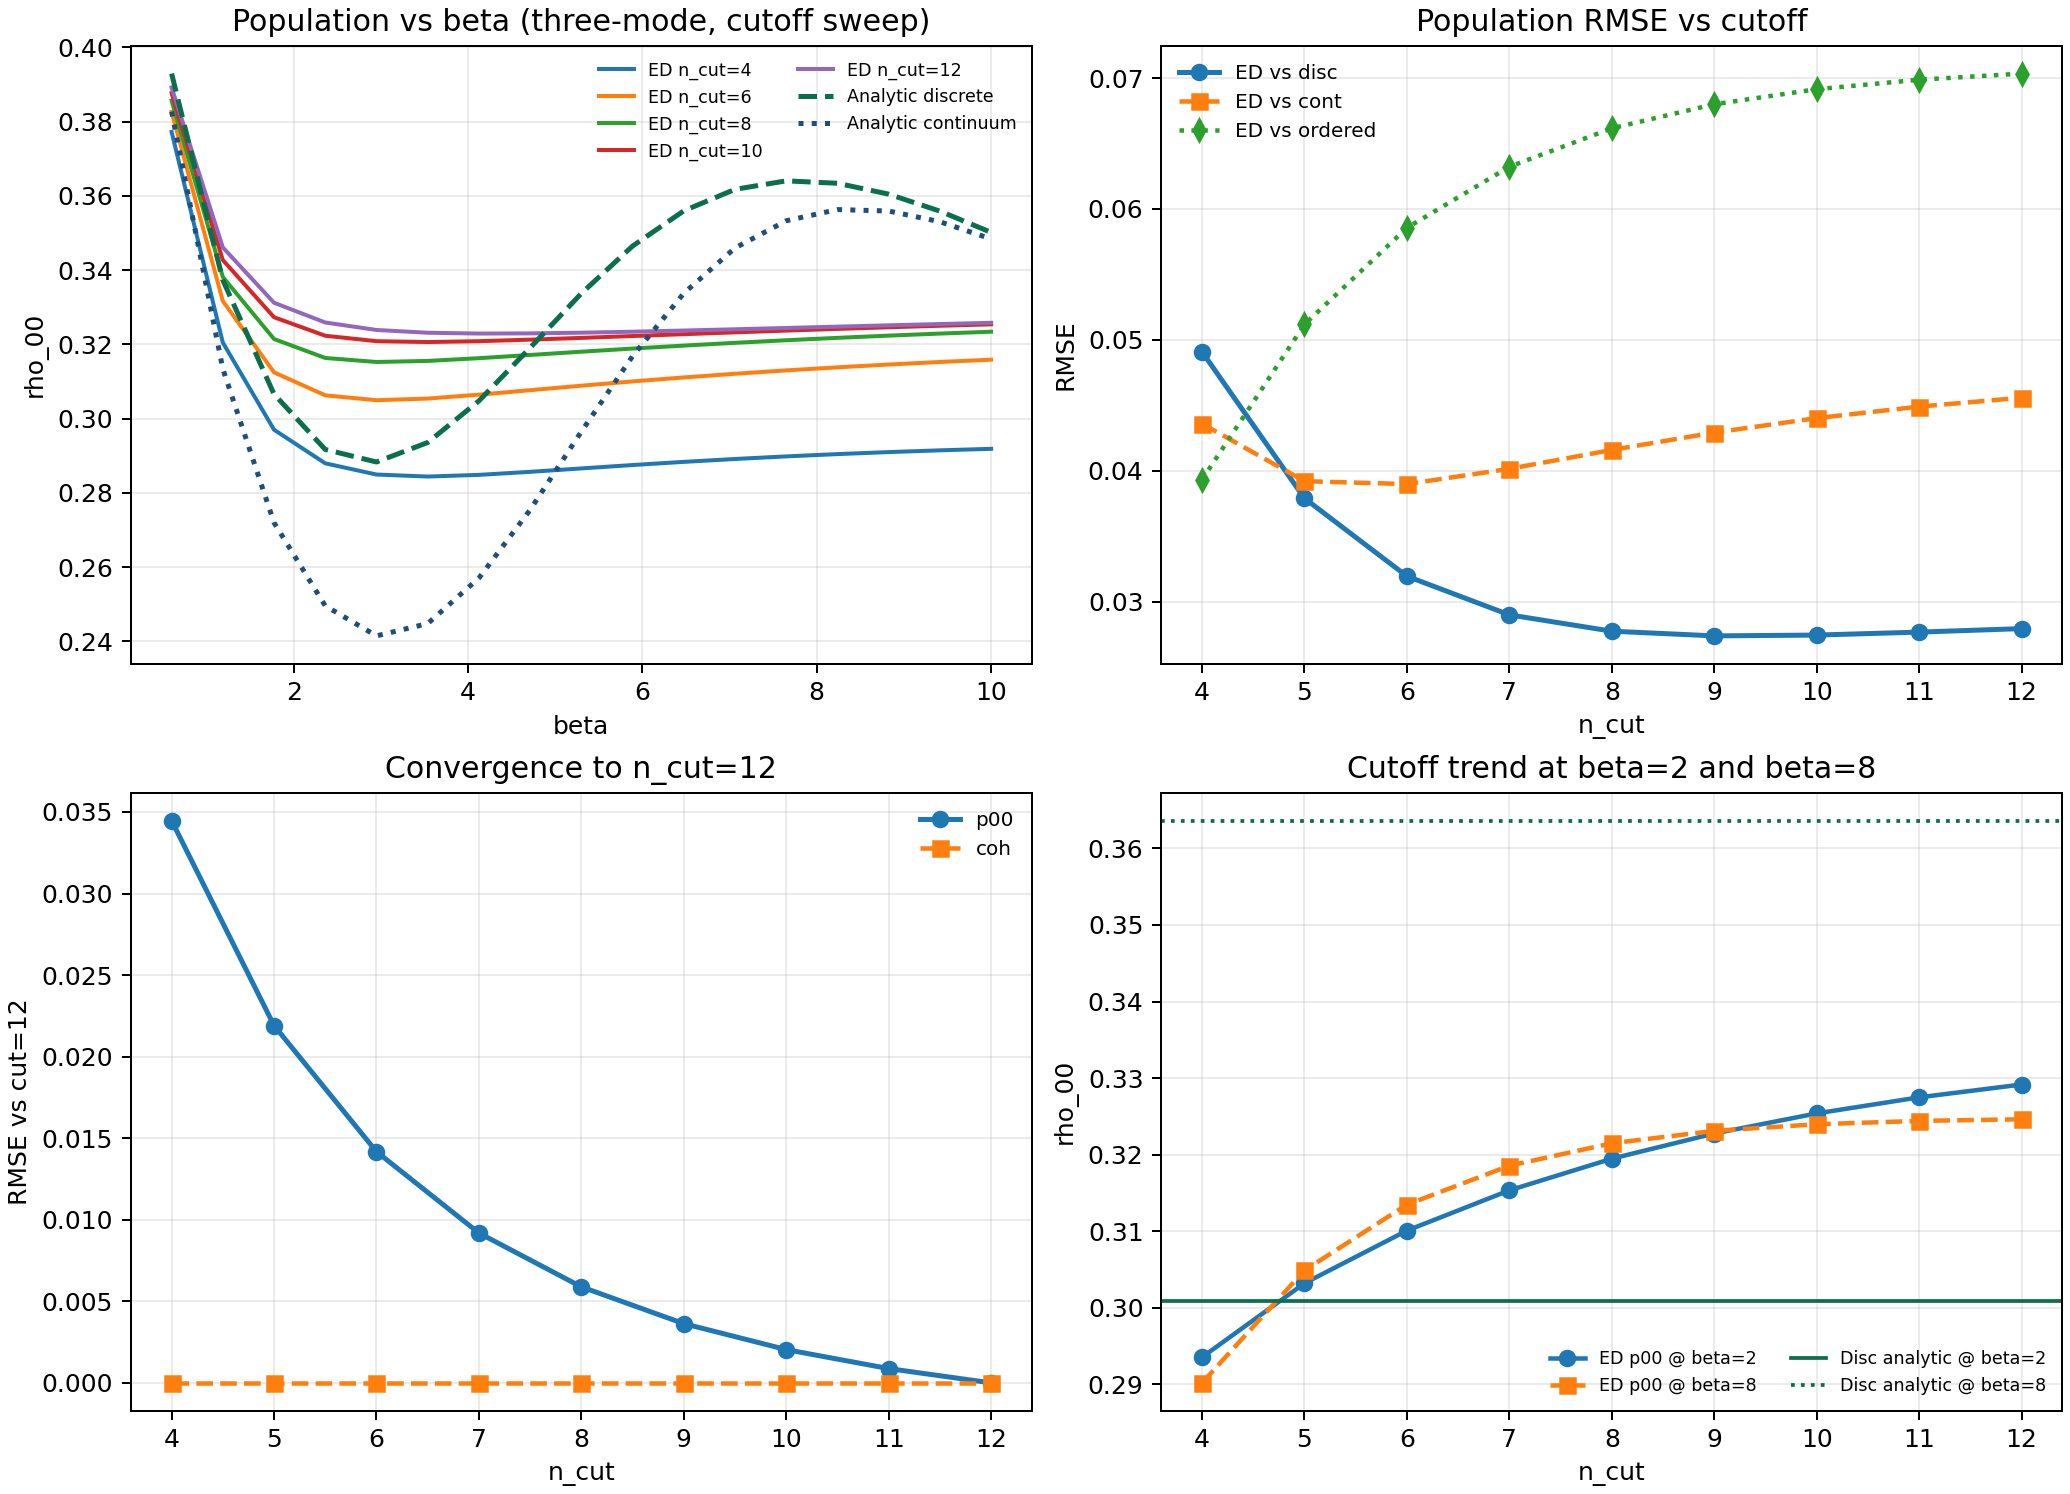

Write the Python code that produced this figure.
"""
Focused three-mode cutoff convergence scan up to n_cut=12 (omega_q=1).

Same setup as v39, but with n_modes fixed to 3.
Includes checkpoint/resume via scan CSV.

Run:
  powershell -ExecutionPolicy Bypass -File run_safe.ps1 simulations/src/hmf_omega1_threemode_cutoff12_codex_v40.py
"""

from __future__ import annotations

from pathlib import Path
import time

import matplotlib.pyplot as plt
import numpy as np
import pandas as pd

from hmf_component_normalized_compare_codex_v5 import _compact_components
from hmf_model_comparison_standalone_codex_v1 import (
    BenchmarkConfig as LiteConfig,
    RenormConfig,
    extract_density,
    ordered_gaussian_state,
)
from hmf_v5_qubit_core import build_ed_context, exact_reduced_state
from prl127_qubit_benchmark import BenchmarkConfig as EDConfig


def _rmse(x: np.ndarray) -> float:
    return float(np.sqrt(np.mean(np.square(x)))) if len(x) else np.nan


def _build_lite(
    beta: float,
    theta: float,
    omega_q: float,
    omega_min: float,
    omega_max: float,
    n_modes: int,
) -> LiteConfig:
    return LiteConfig(
        beta=float(beta),
        omega_q=float(omega_q),
        theta=float(theta),
        n_modes=int(n_modes),
        n_cut=1,
        omega_min=float(omega_min),
        omega_max=float(omega_max),
        q_strength=5.0,
        tau_c=0.5,
    )


def _build_ed(
    beta: float,
    theta: float,
    omega_q: float,
    omega_min: float,
    omega_max: float,
    n_modes: int,
    n_cut: int,
) -> EDConfig:
    return EDConfig(
        beta=float(beta),
        omega_q=float(omega_q),
        theta=float(theta),
        n_modes=int(n_modes),
        n_cut=int(n_cut),
        omega_min=float(omega_min),
        omega_max=float(omega_max),
        q_strength=5.0,
        tau_c=0.5,
        lambda_min=0.0,
        lambda_max=1.0,
        lambda_points=2,
        output_prefix="hmf_omega1_threemode_cutoff12_codex_v40",
    )


def run_scan() -> tuple[pd.DataFrame, pd.DataFrame, pd.DataFrame]:
    omega_q = 1.0
    theta = float(np.pi / 2.0)
    g = 0.5
    omega_min = 0.2
    omega_max = 1.8
    n_modes = 3
    n_cuts = list(range(4, 13))  # 4..12 inclusive
    betas = np.linspace(0.6, 10.0, 17, dtype=float)
    ren = RenormConfig(scale=1.04, kappa=0.94)

    out_dir = Path(__file__).resolve().parent
    scan_csv = out_dir / "hmf_omega1_threemode_cutoff12_scan_codex_v40.csv"

    cols = [
        "key",
        "status",
        "error",
        "timestamp",
        "elapsed_s",
        "beta",
        "omega_q",
        "theta",
        "g",
        "omega_min",
        "omega_max",
        "n_modes",
        "n_cut",
        "ordered_p00",
        "ordered_coh",
        "analytic_cont_p00",
        "analytic_cont_coh",
        "analytic_disc_p00",
        "analytic_disc_coh",
        "ed_p00",
        "ed_coh",
        "d_ed_ordered_p00",
        "d_ed_cont_p00",
        "d_ed_disc_p00",
        "d_ed_ordered_coh",
        "d_ed_cont_coh",
        "d_ed_disc_coh",
    ]

    if scan_csv.exists():
        df = pd.read_csv(scan_csv)
        for c in cols:
            if c not in df.columns:
                df[c] = np.nan
        df = df[cols]
    else:
        df = pd.DataFrame(columns=cols)

    done = set(df["key"].astype(str).tolist()) if not df.empty else set()
    total = len(n_cuts) * len(betas)
    print(f"[START] total={total}, done={len(done)}, remaining={total-len(done)}")

    # Refs per beta.
    ref_cache: dict[float, tuple[float, float, float, float, float, float]] = {}
    for beta in betas:
        lite_ordered = _build_lite(beta, theta, omega_q, omega_min, omega_max, n_modes=40)
        rho_ord = ordered_gaussian_state(lite_ordered, g)
        ord_p00, _ord_p11, ord_coh = extract_density(rho_ord)

        cont_p00, _cont_p11, cont_coh, _cont_ratio = _compact_components(
            lite_ordered, g, use_running=True, renorm=ren
        )

        lite_disc = _build_lite(beta, theta, omega_q, omega_min, omega_max, n_modes=n_modes)
        disc_p00, _disc_p11, disc_coh, _disc_ratio = _compact_components(
            lite_disc, g, use_running=True, renorm=ren
        )

        ref_cache[float(beta)] = (
            float(ord_p00),
            float(ord_coh),
            float(cont_p00),
            float(cont_coh),
            float(disc_p00),
            float(disc_coh),
        )

    k = len(done)
    for n_cut in n_cuts:
        for beta in betas:
            key = f"{beta:.8f}|{n_cut}"
            if key in done:
                continue

            t0 = time.perf_counter()
            row: dict[str, object] = {
                "key": key,
                "status": "ok",
                "error": "",
                "timestamp": time.strftime("%Y-%m-%d %H:%M:%S"),
                "beta": float(beta),
                "omega_q": float(omega_q),
                "theta": float(theta),
                "g": float(g),
                "omega_min": float(omega_min),
                "omega_max": float(omega_max),
                "n_modes": int(n_modes),
                "n_cut": int(n_cut),
            }

            ord_p00, ord_coh, cont_p00, cont_coh, disc_p00, disc_coh = ref_cache[float(beta)]
            row["ordered_p00"] = ord_p00
            row["ordered_coh"] = ord_coh
            row["analytic_cont_p00"] = cont_p00
            row["analytic_cont_coh"] = cont_coh
            row["analytic_disc_p00"] = disc_p00
            row["analytic_disc_coh"] = disc_coh

            try:
                cfg = _build_ed(
                    beta=beta,
                    theta=theta,
                    omega_q=omega_q,
                    omega_min=omega_min,
                    omega_max=omega_max,
                    n_modes=n_modes,
                    n_cut=n_cut,
                )
                ctx = build_ed_context(cfg)
                rho_ed = exact_reduced_state(ctx, g)
                ed_p00, _ed_p11, ed_coh = extract_density(rho_ed)
                row["ed_p00"] = float(ed_p00)
                row["ed_coh"] = float(ed_coh)
                row["d_ed_ordered_p00"] = float(ed_p00 - ord_p00)
                row["d_ed_cont_p00"] = float(ed_p00 - cont_p00)
                row["d_ed_disc_p00"] = float(ed_p00 - disc_p00)
                row["d_ed_ordered_coh"] = float(ed_coh - ord_coh)
                row["d_ed_cont_coh"] = float(ed_coh - cont_coh)
                row["d_ed_disc_coh"] = float(ed_coh - disc_coh)
            except Exception as exc:
                row["status"] = "error"
                row["error"] = str(exc)
                for c in [
                    "ed_p00",
                    "ed_coh",
                    "d_ed_ordered_p00",
                    "d_ed_cont_p00",
                    "d_ed_disc_p00",
                    "d_ed_ordered_coh",
                    "d_ed_cont_coh",
                    "d_ed_disc_coh",
                ]:
                    row[c] = np.nan

            row["elapsed_s"] = float(time.perf_counter() - t0)
            if df.empty:
                df = pd.DataFrame([row], columns=cols)
            else:
                df = pd.concat([df, pd.DataFrame([row], columns=cols)], ignore_index=True)

            done.add(key)
            k += 1
            df.to_csv(scan_csv, index=False)
            if k % 15 == 0:
                print(f"[PROGRESS] {k}/{total}")

    ok = df[df["status"] == "ok"].copy().sort_values(["n_cut", "beta"]).reset_index(drop=True)

    summary_rows: list[dict[str, float | int]] = []
    for n_cut, grp in ok.groupby("n_cut"):
        summary_rows.append(
            {
                "n_cut": int(n_cut),
                "n_points": int(len(grp)),
                "rmse_ed_vs_disc_p00": _rmse(grp["d_ed_disc_p00"].to_numpy(float)),
                "rmse_ed_vs_cont_p00": _rmse(grp["d_ed_cont_p00"].to_numpy(float)),
                "rmse_ed_vs_ordered_p00": _rmse(grp["d_ed_ordered_p00"].to_numpy(float)),
                "rmse_ed_vs_disc_coh": _rmse(grp["d_ed_disc_coh"].to_numpy(float)),
                "rmse_ed_vs_cont_coh": _rmse(grp["d_ed_cont_coh"].to_numpy(float)),
                "rmse_ed_vs_ordered_coh": _rmse(grp["d_ed_ordered_coh"].to_numpy(float)),
                "p00_at_beta2": float(np.interp(2.0, grp["beta"].to_numpy(float), grp["ed_p00"].to_numpy(float))),
                "p00_at_beta8": float(np.interp(8.0, grp["beta"].to_numpy(float), grp["ed_p00"].to_numpy(float))),
            }
        )
    summary = pd.DataFrame.from_records(summary_rows).sort_values("n_cut").reset_index(drop=True)

    ref12 = ok[ok["n_cut"] == 12].sort_values("beta")
    conv_rows: list[dict[str, float | int]] = []
    for n_cut, grp in ok.groupby("n_cut"):
        grp = grp.sort_values("beta")
        conv_rows.append(
            {
                "n_cut": int(n_cut),
                "rmse_cut_vs_12_p00": _rmse(grp["ed_p00"].to_numpy(float) - ref12["ed_p00"].to_numpy(float)),
                "rmse_cut_vs_12_coh": _rmse(grp["ed_coh"].to_numpy(float) - ref12["ed_coh"].to_numpy(float)),
            }
        )
    cutoff_conv = pd.DataFrame.from_records(conv_rows).sort_values("n_cut").reset_index(drop=True)

    return ok, summary, cutoff_conv


def write_outputs(df: pd.DataFrame, summary: pd.DataFrame, cutoff_conv: pd.DataFrame) -> None:
    out_dir = Path(__file__).resolve().parent
    scan_csv = out_dir / "hmf_omega1_threemode_cutoff12_scan_codex_v40.csv"
    summary_csv = out_dir / "hmf_omega1_threemode_cutoff12_summary_codex_v40.csv"
    conv_csv = out_dir / "hmf_omega1_threemode_cutoff12_conv_codex_v40.csv"
    fig_png = out_dir / "hmf_omega1_threemode_cutoff12_codex_v40.png"
    log_md = out_dir / "hmf_omega1_threemode_cutoff12_log_codex_v40.md"

    df.to_csv(scan_csv, index=False)
    summary.to_csv(summary_csv, index=False)
    cutoff_conv.to_csv(conv_csv, index=False)

    fig, axes = plt.subplots(2, 2, figsize=(11.5, 8.3), constrained_layout=True)

    ax = axes[0, 0]
    for n_cut in [4, 6, 8, 10, 12]:
        g = df[df["n_cut"] == n_cut].sort_values("beta")
        ax.plot(g["beta"], g["ed_p00"], linewidth=1.6, label=f"ED n_cut={n_cut}")
    ref = df[df["n_cut"] == 12].sort_values("beta")
    ax.plot(ref["beta"], ref["analytic_disc_p00"], "--", color="#0B6E4F", linewidth=2.0, label="Analytic discrete")
    ax.plot(ref["beta"], ref["analytic_cont_p00"], ":", color="#1F4E79", linewidth=2.0, label="Analytic continuum")
    ax.set_title("Population vs beta (three-mode, cutoff sweep)")
    ax.set_xlabel("beta")
    ax.set_ylabel("rho_00")
    ax.grid(alpha=0.25)
    ax.legend(frameon=False, fontsize=7, ncol=2)

    ax = axes[0, 1]
    ax.plot(summary["n_cut"], summary["rmse_ed_vs_disc_p00"], "o-", linewidth=2.0, label="ED vs disc")
    ax.plot(summary["n_cut"], summary["rmse_ed_vs_cont_p00"], "s--", linewidth=1.8, label="ED vs cont")
    ax.plot(summary["n_cut"], summary["rmse_ed_vs_ordered_p00"], "d:", linewidth=1.8, label="ED vs ordered")
    ax.set_title("Population RMSE vs cutoff")
    ax.set_xlabel("n_cut")
    ax.set_ylabel("RMSE")
    ax.grid(alpha=0.25)
    ax.legend(frameon=False, fontsize=8)

    ax = axes[1, 0]
    ax.plot(cutoff_conv["n_cut"], cutoff_conv["rmse_cut_vs_12_p00"], "o-", linewidth=2.0, label="p00")
    ax.plot(cutoff_conv["n_cut"], cutoff_conv["rmse_cut_vs_12_coh"], "s--", linewidth=1.8, label="coh")
    ax.set_title("Convergence to n_cut=12")
    ax.set_xlabel("n_cut")
    ax.set_ylabel("RMSE vs cut=12")
    ax.grid(alpha=0.25)
    ax.legend(frameon=False, fontsize=8)

    ax = axes[1, 1]
    ax.plot(summary["n_cut"], summary["p00_at_beta2"], "o-", linewidth=1.8, label="ED p00 @ beta=2")
    ax.plot(summary["n_cut"], summary["p00_at_beta8"], "s--", linewidth=1.8, label="ED p00 @ beta=8")
    p_disc2 = float(np.interp(2.0, ref["beta"], ref["analytic_disc_p00"]))
    p_disc8 = float(np.interp(8.0, ref["beta"], ref["analytic_disc_p00"]))
    ax.axhline(p_disc2, color="#0B6E4F", linewidth=1.5, label="Disc analytic @ beta=2")
    ax.axhline(p_disc8, color="#0B6E4F", linestyle=":", linewidth=1.5, label="Disc analytic @ beta=8")
    ax.set_title("Cutoff trend at beta=2 and beta=8")
    ax.set_xlabel("n_cut")
    ax.set_ylabel("rho_00")
    ax.grid(alpha=0.25)
    ax.legend(frameon=False, fontsize=7, ncol=2)

    fig.savefig(fig_png, dpi=180)
    plt.close(fig)

    best = summary.sort_values("rmse_ed_vs_disc_p00").iloc[0]
    lines: list[str] = []
    lines.append("# Omega_q=1 Three-Mode Cutoff<=12 Scan (Codex v40)")
    lines.append("")
    lines.append("Fixed setup:")
    lines.append("- omega_q=1, theta=pi/2, g=0.5")
    lines.append("- window=[0.2, 1.8] (center_d0.80)")
    lines.append("- n_modes=3, n_cut in [4..12]")
    lines.append("")
    lines.append(
        f"Best cutoff by fair metric (ED vs analytic-discrete p00): n_cut={int(best['n_cut'])}, "
        f"rmse={best['rmse_ed_vs_disc_p00']:.6f}"
    )
    lines.append("")
    lines.append("| n_cut | rmse_ed_vs_disc_p00 | rmse_ed_vs_cont_p00 | rmse_ed_vs_ordered_p00 | rmse_cut_vs_12_p00 |")
    lines.append("|---:|---:|---:|---:|---:|")
    conv_map = {int(r["n_cut"]): float(r["rmse_cut_vs_12_p00"]) for _, r in cutoff_conv.iterrows()}
    for _, r in summary.iterrows():
        c = int(r["n_cut"])
        lines.append(
            f"| {c} | {r['rmse_ed_vs_disc_p00']:.6f} | {r['rmse_ed_vs_cont_p00']:.6f} | "
            f"{r['rmse_ed_vs_ordered_p00']:.6f} | {conv_map[c]:.6f} |"
        )
    log_md.write_text("\n".join(lines), encoding="utf-8")

    print("Wrote:", scan_csv.name)
    print("Wrote:", summary_csv.name)
    print("Wrote:", conv_csv.name)
    print("Wrote:", fig_png.name)
    print("Wrote:", log_md.name)
    print("")
    print(summary.to_string(index=False))


def main() -> None:
    df, summary, cutoff_conv = run_scan()
    write_outputs(df, summary, cutoff_conv)


if __name__ == "__main__":
    main()

